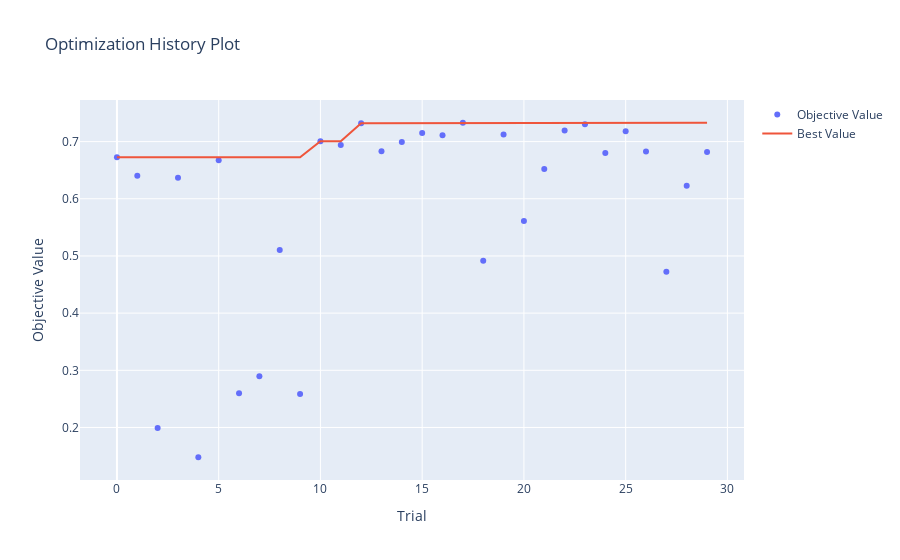
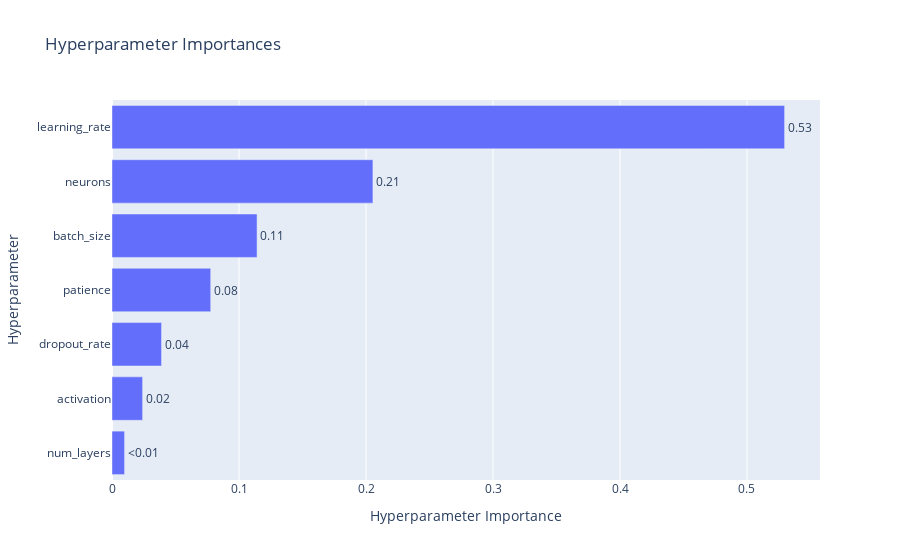

The notebook cell saved with these charts, in order:
### Markdown cell above
## find the best parameters

### Code cell
import optuna
from tensorflow.keras.models import Sequential
from tensorflow.keras.layers import Dense, Dropout
from tensorflow.keras.optimizers import Adam
from sklearn.metrics import fbeta_score

train20=train.sample(frac = 0.2, random_state=42)
test20=test.sample(frac = 0.2, random_state=42)

X_train_20 = train20.drop(columns=['is_fraud'])
X_test_20 = test20.drop(columns=['is_fraud'])
y_train_20 = train20['is_fraud']
y_test_20 = test20['is_fraud']

def objective(trial):
    num_layers = trial.suggest_int('num_layers', 2, 5)
    learning_rate = trial.suggest_loguniform('learning_rate', 1e-4, 1e-2)
    batch_size = trial.suggest_categorical('batch_size', [256, 512, 1024, 2048])
    neurons = trial.suggest_int('neurons', 16, 128)
    dropout_rate = trial.suggest_float('dropout_rate', 0.1, 0.5)
    activation = trial.suggest_categorical('activation', ['relu', 'swish', 'tanh'])

    model = Sequential()
    model.add(Dense(neurons, activation=activation, input_dim=X_train.shape[1]))
    model.add(Dropout(dropout_rate))
    for _ in range(num_layers - 1):
        model.add(Dense(neurons, activation=activation))
        model.add(Dropout(dropout_rate))
    model.add(Dense(1, activation='sigmoid'))

    optimizer = Adam(learning_rate=learning_rate)
    model.compile(optimizer=optimizer, loss='binary_crossentropy', metrics=['Recall'])

    patience = trial.suggest_int('patience', 3, 7)
    early_stopping = EarlyStopping(monitor='val_loss', patience=patience, restore_best_weights=True)

    model.fit(X_train_20, y_train_20, validation_split=0.2, epochs=20, batch_size=batch_size, callbacks=[early_stopping], verbose=0)

    y_pred = (model.predict(X_test_20) > 0.5).astype('int32')
    f2 = fbeta_score(y_test_20, y_pred, beta=2)
    return f2

study = optuna.create_study(direction='maximize')
study.optimize(objective, n_trials=30)

print("Best hyperparameters:", study.best_params)

optuna.visualization.plot_optimization_history(study).show()
optuna.visualization.plot_param_importances(study).show()

### Figure 1 — Plotly figure (JSON) as saved in the notebook; plotly's stock layout.template omitted (floating-point values rounded to 4 significant figures)
{"data": [{"mode": "markers", "name": "Objective Value", "type": "scatter", "x": [0, 1, 2, 3, 4, 5, 6, 7, 8, 9, 10, 11, 12, 13, 14, 15, 16, 17, 18, 19, 20, 21, 22, 23, 24, 25, 26, 27, 28, 29], "y": [0.6725, 0.6404, 0.199, 0.6367, 0.1479, 0.6673, 0.2597, 0.2895, 0.5106, 0.2583, 0.7008, 0.6939, 0.7319, 0.683, 0.6992, 0.7149, 0.7112, 0.733, 0.4918, 0.7124, 0.5611, 0.6522, 0.7194, 0.7302, 0.68, 0.7179, 0.6826, 0.4724, 0.6228, 0.682]}, {"mode": "lines", "name": "Best Value", "type": "scatter", "x": [0, 1, 2, 3, 4, 5, 6, 7, 8, 9, 10, 11, 12, 13, 14, 15, 16, 17, 18, 19, 20, 21, 22, 23, 24, 25, 26, 27, 28, 29], "y": [0.6725, 0.6725, 0.6725, 0.6725, 0.6725, 0.6725, 0.6725, 0.6725, 0.6725, 0.6725, 0.7008, 0.7008, 0.7319, 0.7319, 0.7319, 0.7319, 0.7319, 0.733, 0.733, 0.733, 0.733, 0.733, 0.733, 0.733, 0.733, 0.733, 0.733, 0.733, 0.733, 0.733]}, {"marker": {"color": "#cccccc"}, "mode": "markers", "name": "Infeasible Trial", "showlegend": false, "type": "scatter", "x": [], "y": []}], "layout": {"title": {"text": "Optimization History Plot"}, "xaxis": {"title": {"text": "Trial"}}, "yaxis": {"title": {"text": "Objective Value"}}}}

### Figure 2 — Plotly figure (JSON) as saved in the notebook; plotly's stock layout.template omitted (floating-point values rounded to 4 significant figures)
{"data": [{"cliponaxis": false, "hovertemplate": ["num_layers (IntDistribution): 0.009891423966207825<extra></extra>", "activation (CategoricalDistribution): 0.024105067000148046<extra></extra>", "dropout_rate (FloatDistribution): 0.03900806153502913<extra></extra>", "patience (IntDistribution): 0.07770653839896864<extra></extra>", "batch_size (CategoricalDistribution): 0.11422193720968245<extra></extra>", "neurons (IntDistribution): 0.20545644254980872<extra></extra>", "learning_rate (FloatDistribution): 0.5296105293401552<extra></extra>"], "name": "Objective Value", "orientation": "h", "text": ["<0.01", "0.02", "0.04", "0.08", "0.11", "0.21", "0.53"], "textposition": "outside", "type": "bar", "x": [0.009891, 0.02411, 0.03901, 0.07771, 0.1142, 0.2055, 0.5296], "y": ["num_layers", "activation", "dropout_rate", "patience", "batch_size", "neurons", "learning_rate"]}], "layout": {"title": {"text": "Hyperparameter Importances"}, "xaxis": {"title": {"text": "Hyperparameter Importance"}}, "yaxis": {"title": {"text": "Hyperparameter"}}}}
